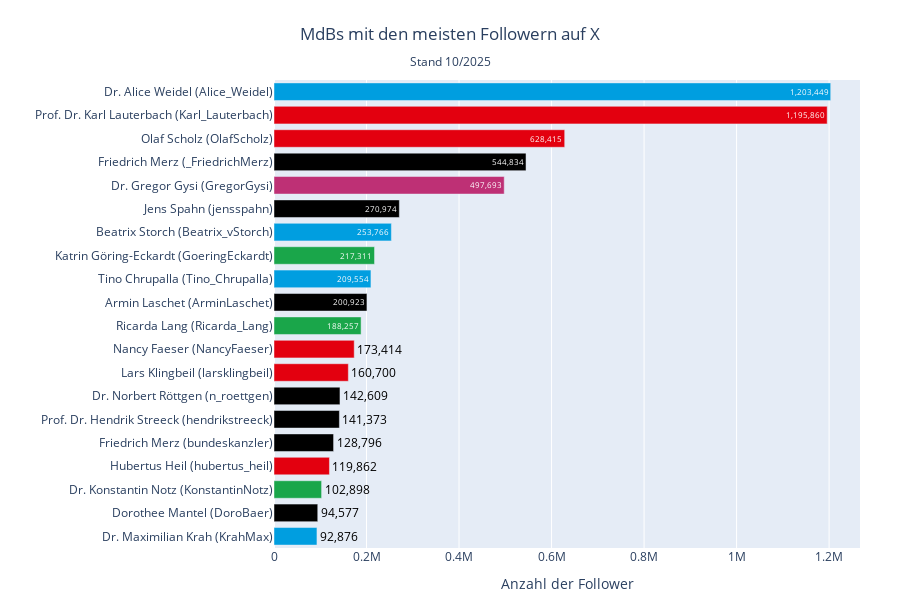

The notebook cell this image was saved under:
### Code cell
plot_party_hbar(
    df_profiles, 
    'username', 
    'followers_count', 
    top_n=20, 
    title='MdBs mit den meisten Followern auf X',
    x_label='Anzahl der Follower'
)

### Figure 1 — Plotly figure (JSON) as saved in the notebook; plotly's stock layout.template omitted (floating-point values rounded to 4 significant figures)
{"data": [{"cliponaxis": false, "customdata": [["AFD", "Alice_Weidel", "Dr. Alice Weidel"], ["SPD", "Karl_Lauterbach", "Prof. Dr. Karl Lauterbach"], ["SPD", "OlafScholz", "Olaf Scholz"], ["CDU/CSU", "_FriedrichMerz", "Friedrich Merz"], ["DIE LINKE.", "GregorGysi", "Dr. Gregor Gysi"], ["CDU/CSU", "jensspahn", "Jens Spahn"], ["AFD", "Beatrix_vStorch", "Beatrix Storch"], ["BÜNDNIS 90/DIE GRÜNEN", "GoeringEckardt", "Katrin Göring-Eckardt"], ["AFD", "Tino_Chrupalla", "Tino Chrupalla"], ["CDU/CSU", "ArminLaschet", "Armin Laschet"], ["BÜNDNIS 90/DIE GRÜNEN", "Ricarda_Lang", "Ricarda Lang"], ["SPD", "NancyFaeser", "Nancy Faeser"], ["SPD", "larsklingbeil", "Lars Klingbeil"], ["CDU/CSU", "n_roettgen", "Dr. Norbert Röttgen"], ["CDU/CSU", "hendrikstreeck", "Prof. Dr. Hendrik Streeck"], ["CDU/CSU", "bundeskanzler", "Friedrich Merz"], ["SPD", "hubertus_heil", "Hubertus Heil"], ["BÜNDNIS 90/DIE GRÜNEN", "KonstantinNotz", "Dr. Konstantin Notz"], ["CDU/CSU", "DoroBaer", "Dorothee Mantel"], ["AFD", "KrahMax", "Dr. Maximilian Krah"]], "hovertemplate": "Name: %{customdata[2]} (%{customdata[1]})<br>Anzahl der Follower: %{x:,.0f}<br>partei_kurz: %{customdata[0]}<extra></extra>", "insidetextanchor": "end", "marker": {"color": ["#009EE0", "#E3000F", "#E3000F", "#000000", "#BE3075", "#000000", "#009EE0", "#1AA64A", "#009EE0", "#000000", "#1AA64A", "#E3000F", "#E3000F", "#000000", "#000000", "#000000", "#E3000F", "#1AA64A", "#000000", "#009EE0"]}, "orientation": "h", "text": ["1,203,449", "1,195,860", "628,415", "544,834", "497,693", "270,974", "253,766", "217,311", "209,554", "200,923", "188,257", "173,414", "160,700", "142,609", "141,373", "128,796", "119,862", "102,898", "94,577", "92,876"], "textfont": {"color": ["#FFFFFF", "#FFFFFF", "#FFFFFF", "#FFFFFF", "#FFFFFF", "#FFFFFF", "#FFFFFF", "#FFFFFF", "#FFFFFF", "#FFFFFF", "#FFFFFF", "#000000", "#000000", "#000000", "#000000", "#000000", "#000000", "#000000", "#000000", "#000000"]}, "textposition": ["inside", "inside", "inside", "inside", "inside", "inside", "inside", "inside", "inside", "inside", "inside", "outside", "outside", "outside", "outside", "outside", "outside", "outside", "outside", "outside"], "texttemplate": "%{text}", "type": "bar", "x": [1203449, 1195860, 628415, 544834, 497693, 270974, 253766, 217311, 209554, 200923, 188257, 173414, 160700, 142609, 141373, 128796, 119862, 102898, 94577, 92876], "y": ["Dr. Alice Weidel (Alice_Weidel)", "Prof. Dr. Karl Lauterbach (Karl_Lauterbach)", "Olaf Scholz (OlafScholz)", "Friedrich Merz (_FriedrichMerz)", "Dr. Gregor Gysi (GregorGysi)", "Jens Spahn (jensspahn)", "Beatrix Storch (Beatrix_vStorch)", "Katrin Göring-Eckardt (GoeringEckardt)", "Tino Chrupalla (Tino_Chrupalla)", "Armin Laschet (ArminLaschet)", "Ricarda Lang (Ricarda_Lang)", "Nancy Faeser (NancyFaeser)", "Lars Klingbeil (larsklingbeil)", "Dr. Norbert Röttgen (n_roettgen)", "Prof. Dr. Hendrik Streeck (hendrikstreeck)", "Friedrich Merz (bundeskanzler)", "Hubertus Heil (hubertus_heil)", "Dr. Konstantin Notz (KonstantinNotz)", "Dorothee Mantel (DoroBaer)", "Dr. Maximilian Krah (KrahMax)"]}], "layout": {"bargap": 0.25, "height": 600, "margin": {"b": 10, "l": 10, "r": 40, "t": 80}, "title": {"text": "MdBs mit den meisten Followern auf X<br><sub>Stand 10/2025</sub>", "x": 0.5}, "xaxis": {"title": {"text": "Anzahl der Follower"}}, "yaxis": {"categoryarray": ["Dr. Maximilian Krah (KrahMax)", "Dorothee Mantel (DoroBaer)", "Dr. Konstantin Notz (KonstantinNotz)", "Hubertus Heil (hubertus_heil)", "Friedrich Merz (bundeskanzler)", "Prof. Dr. Hendrik Streeck (hendrikstreeck)", "Dr. Norbert Röttgen (n_roettgen)", "Lars Klingbeil (larsklingbeil)", "Nancy Faeser (NancyFaeser)", "Ricarda Lang (Ricarda_Lang)", "Armin Laschet (ArminLaschet)", "Tino Chrupalla (Tino_Chrupalla)", "Katrin Göring-Eckardt (GoeringEckardt)", "Beatrix Storch (Beatrix_vStorch)", "Jens Spahn (jensspahn)", "Dr. Gregor Gysi (GregorGysi)", "Friedrich Merz (_FriedrichMerz)", "Olaf Scholz (OlafScholz)", "Prof. Dr. Karl Lauterbach (Karl_Lauterbach)", "Dr. Alice Weidel (Alice_Weidel)"], "categoryorder": "array", "title": {"text": ""}}}}
